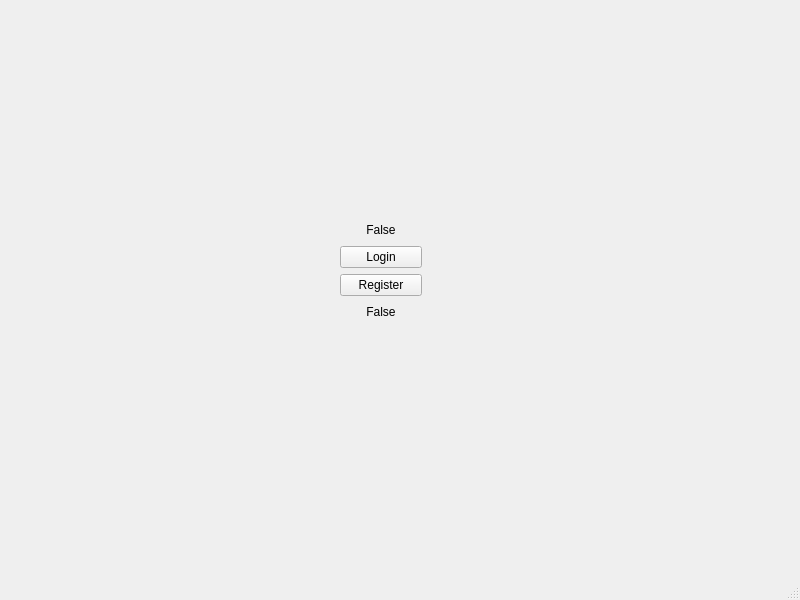
<?xml version="1.0" encoding="UTF-8"?>
<ui version="4.0">
 <class>Confidential</class>
 <widget class="QMainWindow" name="Confidential">
  <property name="geometry">
   <rect>
    <x>0</x>
    <y>0</y>
    <width>800</width>
    <height>600</height>
   </rect>
  </property>
  <property name="windowTitle">
   <string>Confidential</string>
  </property>
  <widget class="QWidget" name="centralwidget">
   <widget class="QWidget" name="">
    <property name="geometry">
     <rect>
      <x>340</x>
      <y>220</y>
      <width>82</width>
      <height>102</height>
     </rect>
    </property>
    <layout class="QVBoxLayout" name="verticalLayout">
     <item>
      <layout class="QVBoxLayout" name="verticalLayout_2">
       <item>
        <widget class="QLabel" name="login_label">
         <property name="layoutDirection">
          <enum>Qt::LeftToRight</enum>
         </property>
         <property name="text">
          <string>False</string>
         </property>
         <property name="textFormat">
          <enum>Qt::AutoText</enum>
         </property>
         <property name="alignment">
          <set>Qt::AlignCenter</set>
         </property>
        </widget>
       </item>
      </layout>
     </item>
     <item>
      <widget class="QPushButton" name="login_pushButton">
       <property name="text">
        <string>Login</string>
       </property>
      </widget>
     </item>
     <item>
      <widget class="QPushButton" name="registerpushButton">
       <property name="text">
        <string>Register</string>
       </property>
      </widget>
     </item>
     <item>
      <widget class="QLabel" name="register_label">
       <property name="text">
        <string>False</string>
       </property>
       <property name="alignment">
        <set>Qt::AlignCenter</set>
       </property>
      </widget>
     </item>
    </layout>
   </widget>
  </widget>
  <widget class="QMenuBar" name="menubar">
   <property name="geometry">
    <rect>
     <x>0</x>
     <y>0</y>
     <width>800</width>
     <height>21</height>
    </rect>
   </property>
  </widget>
  <widget class="QStatusBar" name="statusbar"/>
 </widget>
 <resources/>
 <connections/>
</ui>
